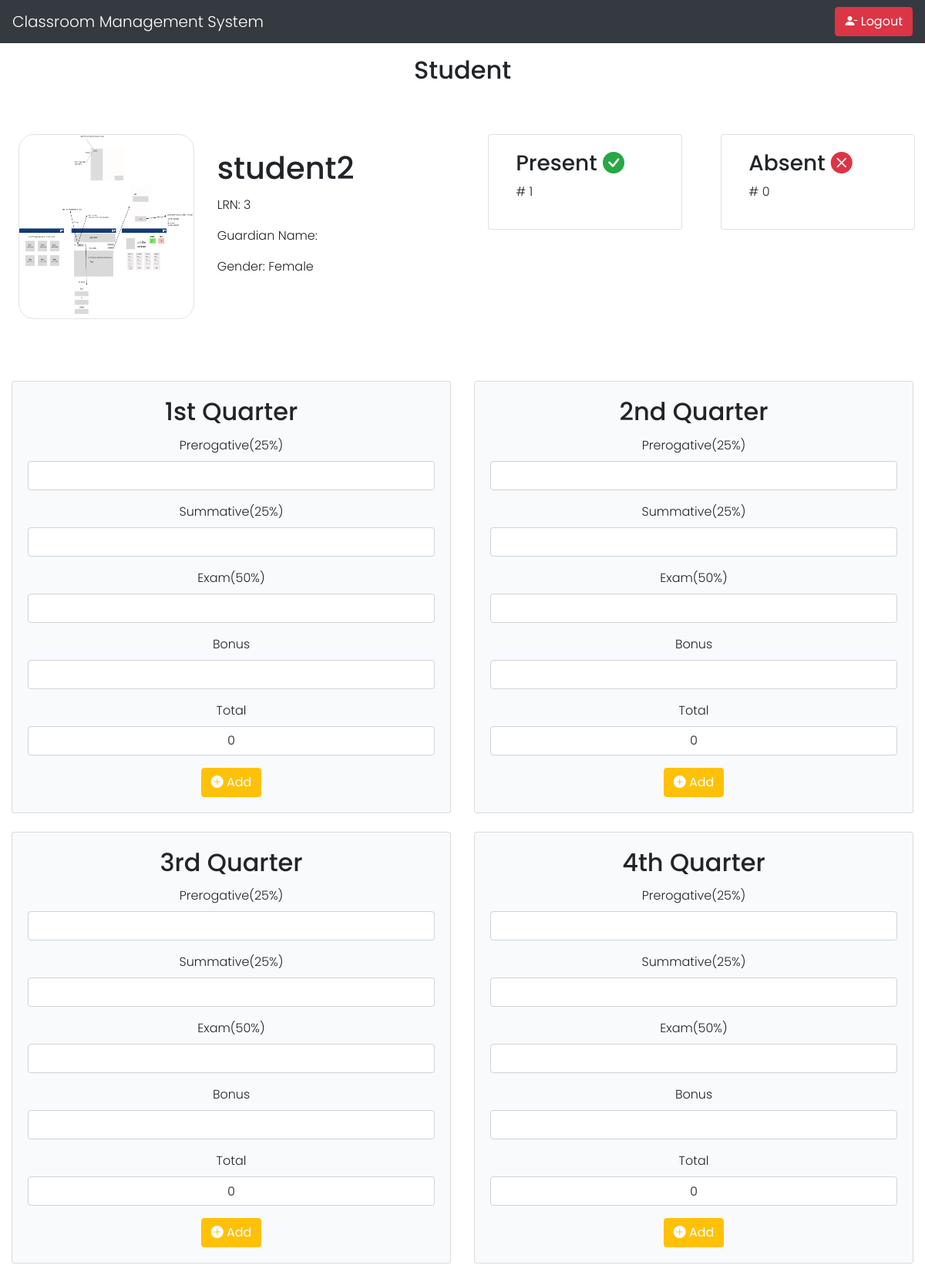
The app's page /student_grade.php?class_member_id=21 (signed in) with its own data.
### tables this page shows
CREATE TABLE `class_member` (
  `class_member_id` int(11) NOT NULL,
  `student_id` int(11) NOT NULL,
  `class_id` int(11) NOT NULL
);

CREATE TABLE `student` (
  `id` int(11) NOT NULL,
  `lrn` varchar(50) NOT NULL,
  `fullname` varchar(150) NOT NULL,
  `guardian_name` varchar(150) NOT NULL,
  `username` varchar(100) NOT NULL,
  `password` varchar(100) NOT NULL,
  `profile` varchar(100) NOT NULL,
  `gender` varchar(50) NOT NULL
);

### student_grade.php (the view, shortened to what the rows shown need)
<?php
include 'mysql_connect.php';
?>
<!DOCTYPE html>
<html lang="en">
<head>
</head>
<link rel="stylesheet" href="https://maxcdn.bootstrapcdn.com/bootstrap/4.5.2/css/bootstrap.min.css">
<link rel="stylesheet" href="https://cdn.jsdelivr.net/npm/bootstrap-icons@1.9.1/font/bootstrap-icons.css">
<body>
    <div class="container mt-3">
        <h2 class="text-center">Student</h2>
    </div>
    <div class="container-fluid mt-5 px-3 py-3">
        <div class="row">
            <div class="card mb-3 border-0 ml-2  col-md-6">
                <?php
                $class_member_id = $_GET["class_member_id"];
                $query =  "SELECT *
                    FROM class_member
                    INNER JOIN student ON class_member.student_id=student.id
                    INNER JOIN class ON class_member.class_id=class.class_id
                    WHERE class_member.class_member_id = " . $class_member_id;
                $res = mysqli_query($conn, $query);
                $classMemberDetails = mysqli_fetch_assoc($res);
                ?>
                <div class="row no-gutters">
                    <div class="col-md-4">
                        <img src="<?php echo $classMemberDetails['profile']; ?>" class="card-img border" alt="..." style="min-height: 30vh; min-width: 19vw; border-radius: 20px;">
                    </div>
                    <div class="col-md-8">
                        <div class="card-body ml-lg-5">
                            <h1 class="card-title"><?php echo $classMemberDetails['fullname']; ?></h1>
                            <p class="card-text">LRN: <?php echo $classMemberDetails['lrn']; ?></p>
                            <p class="card-text">Guardian Name: <?php echo $classMemberDetails['guardian_name']; ?></p>
                            <p class="card-text">Gender: <?php echo $classMemberDetails['gender']; ?></p>
                        </div>
                    </div>
                </div>
            </div>
        </div>
    </div>
    <div class="container-fluid text-center mt-5">
        <div class="row row-cols-1 row-cols-md-2">
            <div class="col mb-4">
                <div class="card" style="background-color: #F8FAFB;">
                    <div class="card-body">
                        <h2 class="card-title">1st Quarter</h2>
                    </div>
                </div>
            </div>
            <div class="col mb-4">
                <div class="card" style="background-color: #F8FAFB;">
                    <div class="card-body">
                        <h2 class="card-title">2nd Quarter</h2>
                    </div>
                </div>
            </div>
            <div class="col mb-4">
                <div class="card" style="background-color: #F8FAFB;">
                    <div class="card-body">
                        <h2 class="card-title">3rd Quarter</h2>
                    </div>
                </div>
            </div>
            <div class="col mb-4">
                <div class="card" style="background-color: #F8FAFB;">
                    <div class="card-body">
                        <h2 class="card-title">4th Quarter</h2>
                    </div>
                </div>
            </div>
</body>
</html>

### records on screen
class_member: student.profile (picture), student.fullname "student2", student.lrn "3", student.gender "Female"

### other values on screen
$presentCount "1"
$absentCount "0"
